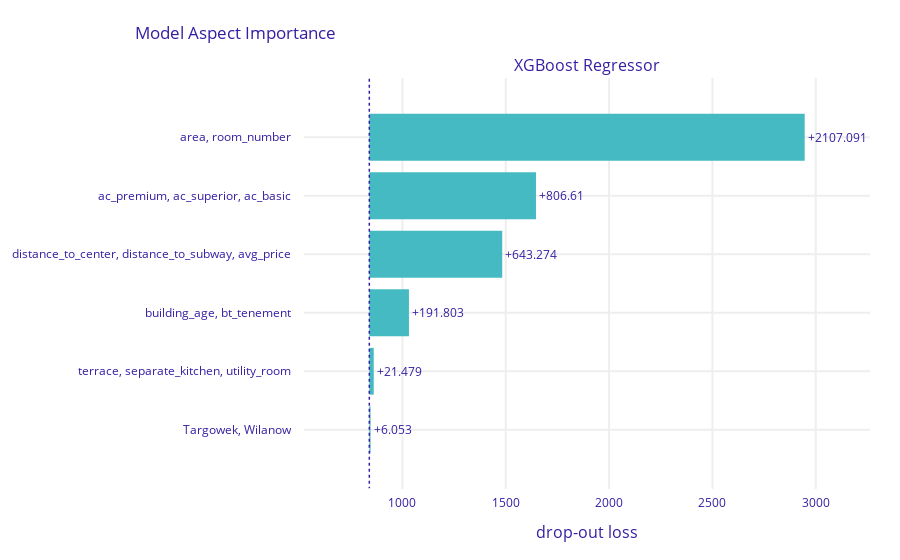

The cell this chart's notebook holds for it:
### Code cell
asp.model_parts(variable_groups=aspects).plot()

### Figure 1 — Plotly figure (JSON) as saved in the notebook; plotly's stock layout.template omitted (floating-point values rounded to 4 significant figures)
{"data": [{"base": 839.5, "hoverinfo": "text", "hoverlabel": {"bgcolor": "rgba(0, 0, 0, 0.8)"}, "hovertext": ["Aspect: space<br>Min abs depend: 0.827<br>(between variables: area, room_number)<br>Drop-out loss: 2946.6<br>Drop-out loss change: +2107.091<br>Variables:<br>area<br>room_number", "Aspect: class<br>Min abs depend: 0.033<br>(between variables: ac_premium, ac_superior)<br>Drop-out loss: 1646.119<br>Drop-out loss change: +806.61<br>Variables:<br>ac_premium<br>ac_superior<br>ac_basic", "Aspect: spatial<br>Min abs depend: 0.35<br>(between variables: distance_to_subway, avg_price)<br>Drop-out loss: 1482.782<br>Drop-out loss change: +643.274<br>Variables:<br>distance_to_center<br>distance_to_subway<br>avg_price", "Aspect: construction<br>Min abs depend: 0.379<br>(between variables: building_age, bt_tenement)<br>Drop-out loss: 1031.312<br>Drop-out loss change: +191.803<br>Variables:<br>building_age<br>bt_tenement", "Aspect: layout<br>Min abs depend: 0.005<br>(between variables: separate_kitchen, utility_room)<br>Drop-out loss: 860.988<br>Drop-out loss change: +21.479<br>Variables:<br>terrace<br>separate_kitchen<br>utility_room", "Aspect: district<br>Min abs depend: 0.038<br>(between variables: Targowek, Wilanow)<br>Drop-out loss: 845.562<br>Drop-out loss change: +6.053<br>Variables:<br>Targowek<br>Wilanow"], "marker": {"color": "#46bac2"}, "orientation": "h", "showlegend": false, "text": ["+2107.091", "+806.61", "+643.274", "+191.803", "+21.479", "+6.053"], "textposition": "outside", "type": "bar", "x": [2107.0, 806.6, 643.3, 191.8, 21.48, 6.053], "xaxis": "x", "y": ["area, room_number", "ac_premium, ac_superior, ac_basic", "distance_to_center, distance_to_subway, avg_price", "building_age, bt_tenement", "terrace, separate_kitchen, utility_room", "Targowek, Wilanow"], "yaxis": "y"}], "layout": {"annotations": [{"font": {"size": 16}, "showarrow": false, "text": "XGBoost Regressor", "x": 0.5, "xanchor": "center", "xref": "paper", "y": 1, "yanchor": "bottom", "yref": "paper"}, {"font": {"size": 16}, "showarrow": false, "text": "drop-out loss", "x": 0.5, "xanchor": "center", "xref": "paper", "y": 0, "yanchor": "top", "yref": "paper", "yshift": -30}], "autosize": true, "font": {"color": "#371ea3"}, "margin": {"b": 71, "r": 30, "t": 78}, "shapes": [{"line": {"color": "#371ea3", "dash": "dot", "width": 1.5}, "type": "line", "x0": 839.5, "x1": 839.5, "xref": "x", "y0": -1, "y1": 6, "yref": "y"}], "title": {"text": "Model Aspect Importance", "x": 0.15}, "xaxis": {"anchor": "y", "automargin": true, "domain": [0, 1], "fixedrange": true, "gridwidth": 2, "range": [523.4, 3263.0], "tickcolor": "white", "ticklen": 3, "ticks": "outside", "type": "linear", "zeroline": false}, "yaxis": {"anchor": "x", "automargin": true, "autorange": true, "domain": [0, 1], "fixedrange": true, "gridwidth": 2, "range": [6.024, -1.024], "tickcolor": "white", "ticklen": 10, "ticks": "outside", "type": "category"}}}
